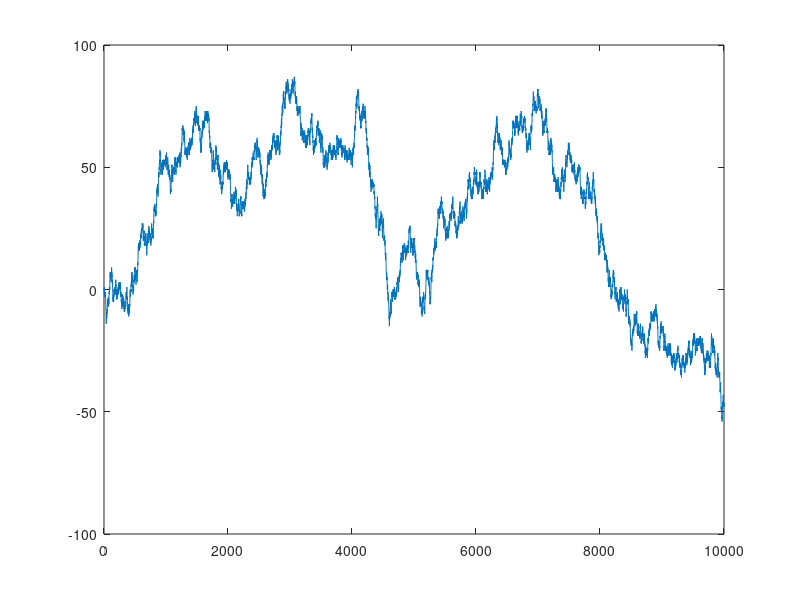

The MATLAB script that drew this image:
clear
clc

rng(1);
esp = rand(10000,1); % 0~1
resp = round(esp);  % 0 or 1
s = -1 + 2*resp;    %-1 or 1
walk = cumsum(s);

figure(1); clf;
plot(walk);

mu = mean(walk)
rho = std(walk)
